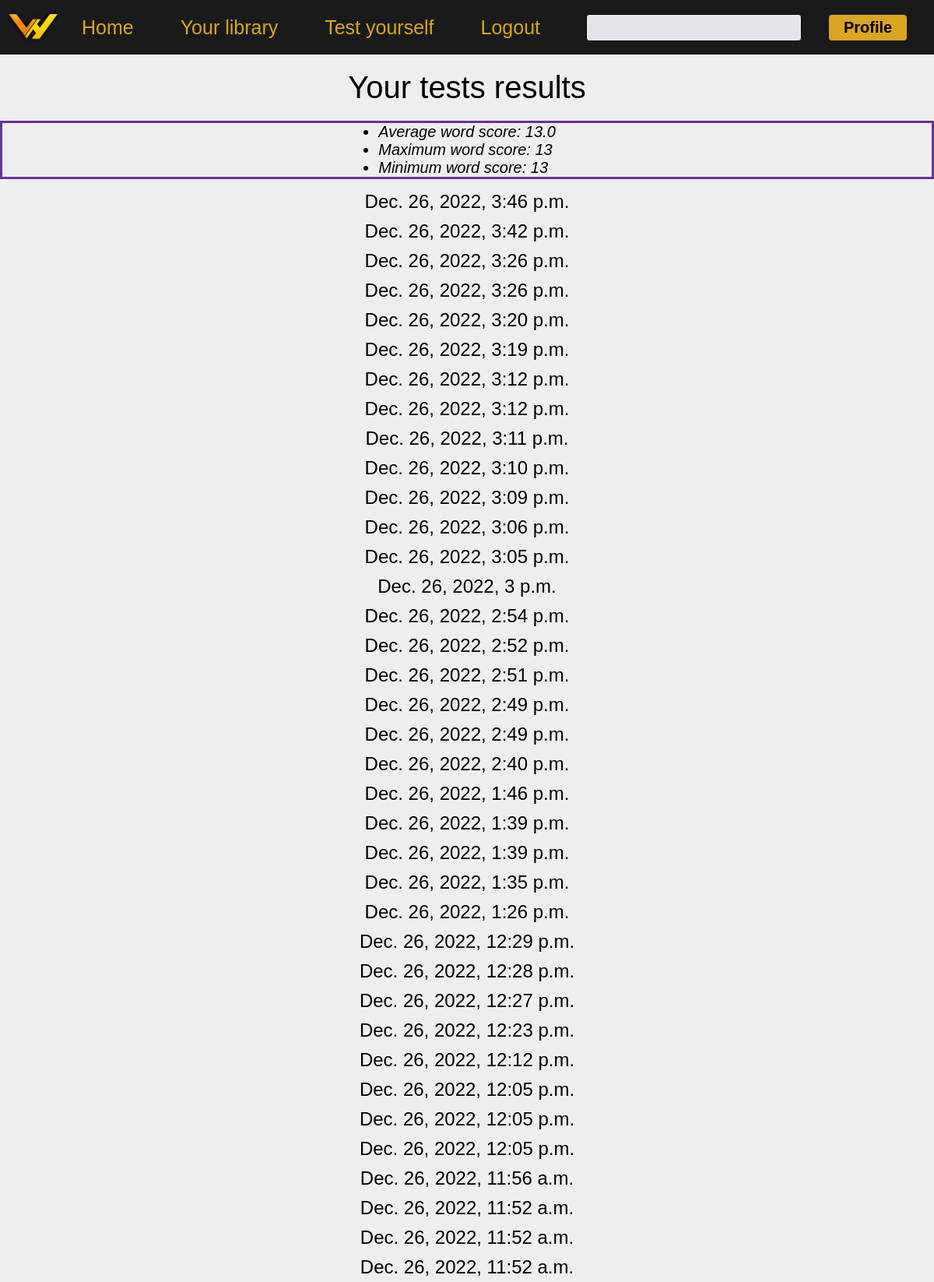
The app's page /words/tests/group_of_words_test/results (signed in, upper part) with its own data.
### words/models.py (models this page shows, shortened)
class Result(models.Model):
    DURATION = (('finite', 'Test will end after all words are examined'),
                ('infinite', 'Test will run looped until you decide to finish'))
    SCORING_TYPE = (('ranked', 'Every mistake or success is counted'),
                    ('unranked', 'Results do not affect words\' scores'))
    EXAMINE_WORD_NUMBER = (('1', 'Word to translation'),
                           ('2', 'Translation to word'),
                           )
    DO_WITH_INCORRECT = (('skip', 'Go next if a mistake is made'),
                         ('repeat', 'Reask until answer is correct'))
    WHICH_GOES_FIRSTLY = (('random', 'Random words are asked'),
                          ('lower_score', 'Words with lower score asked firstly'))
    user = models.ForeignKey(to=CustomUser, on_delete=models.CASCADE, related_name="results")
    groups = models.ManyToManyField(to=GroupOfWords, related_name='results',
                                    related_query_name='results')
    duration = models.CharField(choices=DURATION, max_length=50)
    scoring_type = models.CharField(choices=SCORING_TYPE, max_length=50)
    word2examine_number = models.CharField(choices=EXAMINE_WORD_NUMBER, max_length=50, verbose_name="Testing type")
    do_with_incorrect = models.CharField(choices=DO_WITH_INCORRECT, max_length=50, verbose_name="Incorrect answer")
    which_goes_first = models.CharField(choices=WHICH_GOES_FIRSTLY, max_length=50, verbose_name="Word order")
    id = models.UUIDField(default=uuid.uuid4, db_index=True, unique=True, editable=False, primary_key=True)
    current_words = models.JSONField(default=dict)
    details = models.JSONField(default={'fnl_res_4test_words': []})
    ended = models.BooleanField(default=False)
    date = models.DateTimeField(auto_now_add=True)

### words/views/tests_views.py (the view)
# urls.py: path("tests/group_of_words_test/results", tests_views.ResultsListView.as_view(), name="test_results"),
class ResultsListView(LoginRequiredMixin, ListView):
    model = Result
    context_object_name = 'results'
    template_name = "tests/list.html"
    def get_queryset(self):
        super(ResultsListView, self).get_queryset()
        return self.request.user.results.all().order_by('-date')
    def get_template_names(self):
        super().get_template_names()
        if not self.request.user.results.all():
            return ["tests/no_results.html"]
        else:
            return ["tests/list.html"]
    def get_context_data(self, **kwargs):
        context = super().get_context_data(**kwargs)
        user_words_qs = self.request.user.words.all()
        context["min"] = user_words_qs.order_by("score").first().score
        context["max"] = user_words_qs.order_by("score").last().score
        context["avg"] = round(Word.average_score(self.request.user, qs=user_words_qs), 2)
        return context

### words/models.py (called while the page is built)
    @classmethod
    def average_score(cls, user, qs=None):
        score_counter = 0
        if qs:
            total_words = qs.all().count()
            for word in qs:
                score_counter += word.score
        else:
            total_words = user.words.all().count()
            for word in user.words.all():
                score_counter += word.score
        return score_counter / total_words

### words/templates/tests/list.html
{% extends 'base.html' %}
{% load static %}
{% block head %}
    <link rel="stylesheet" type="text/css" href="{% static 'tests/tests.css' %}">
{% endblock head %}
{% block content %}
    <div class="base-title">Your tests results</div>
    <div class="th-stats-container">
        <ul class="wl-stats" style="font-style: italic">
            <li>Average word score: {{ avg }}</li>
            <li>Maximum word score: {{ max }}</li>
            <li>Minimum word score: {{ min }}</li>
        </ul>
    </div>
    <ul style="list-style:none; display:flex; flex-direction: column; align-items: center;">
        {% for result in results %}
            <li style="padding: 5px 0">
                <a class="base-obj-list" href="{% url 'words:single_result' uuid=result.id %}">{{ result.date }}</a>
            </li>
        {% endfor %}
    </ul>
{% endblock content %}

### templates/base.html (shortened to what this page needs)
<!DOCTYPE html>
<html lang="en">
<head>
    {% load static %}
    <link rel="stylesheet" type="text/css" href="{% static 'css/base.css' %}">
    <link rel="stylesheet" type="text/css" href="{% static 'css/navbar.css' %}">
    <link rel="stylesheet" type="text/css" href="{% static 'css/alerts.css' %}">
    <link rel="stylesheet" type="text/css" href="{% static 'css/bases.css' %}">
    {% block head %}
    {% endblock head %}
</head>
<body>
{% include "navbar.html" %}
{% block content %}
{% endblock content %}
</body>
</html>

### templates/navbar.html (shortened to what this page needs)
{% load static %}
<nav class="nav">
    <div class="nav-ul">
        <a href="{% url 'index' %}">
            <img class='logo' src="{% static 'favicon.ico' %}" alt="WLH" width="65" height="65"></a>
        {% if user.is_authenticated %}
            <div class="div-a-block"><a class="nav-a" href="{% url 'index' %}">Home</a></div>
            <div style="position: relative; display: block;" id="dropdown-full">
                <a class="nav-a" style="" href="" id="btn-library">Your library</a>
            </div>
            <div><a class="nav-a" href="{% url 'words:tests_home' %}">Test yourself</a></div>
            <div><a class="nav-a" href="{% url 'accounts:logout' %}">Logout</a></div>
        {% endif %}
    </div>
    <div style="position: relative; border: red;" id="id22" class="nol">
        <div class="base-text-input nol" id="search_links" style="width: 100%"><input class="nol" type="search"
                                                                                      id="s_f"></div>
    </div>
    <div style="position: relative; display: block;" id="dropdown-full-pr">
        <a class="nav-button" style="" href="" id="btn-profile">Profile</a>
    </div>
</nav>

### static/css/navbar.css (style rules this page uses)
.nav-button { color: black; background-color: goldenrod; border: none; cursor: pointer; padding: 5px; font-weight: bold; border-radius: 4px; text-decoration: none; width: 100px; text-align: center; display: block; margin-right: 25px; }
.nav-a { font-size: 25px; color: goldenrod; text-decoration: none; cursor: pointer; padding: 0 10px; }
.nav { padding: 0 10px; display: flex; justify-content: space-between; align-items: center; background-color: #1A1A1AFF; top: 0; }
.nav-ul div { margin: 0 20px; white-space: nowrap; }
.nav-ul { display: flex; justify-content: space-evenly; align-items: center; text-align: center; width: 60%; }
.logo { display: inline-block; }
.div-a-block { display: flex; text-align: center; justify-content: center; }

### static/css/bases.css (style rules this page uses)
* { font-family: Arial, Helvetica, sans-serif; box-sizing: border-box; margin: 0; padding: 0; font-size: 20px; transition: color 0.7s, background-color 0.7s; }
body { background-color: #EEEEEE; }
.base-title { font-size: 40px; font-weight: normal; margin-top: 20px; margin-bottom: 20px; width: 100%; text-align: center; }
.base-text-input input { background-color: #e2e6ea; color: black; padding: 5px; cursor: text; border-width: thin; border-color: black; border-style: solid; font-size: 20px; width: 100%; border-radius: 4px; }
a { color: cornflowerblue; }
.base-obj-list { font-size: 24px; color: black; text-decoration: none; width: 100%; transition: background-color 0.05s ease-in-out; padding: 10px 10px; }

### words/static/tests/tests.css (style rules this page uses)
.th-stats-container { display: flex; justify-content: center; align-items: center; margin-bottom: 10px; flex-wrap: wrap; width: 100%; border: rebeccapurple solid; }

### records on screen
Result: date "Dec. 26, 2022, 3:46 p.m."
Result: date "Dec. 26, 2022, 3:42 p.m."
Result: date "Dec. 26, 2022, 3:26 p.m."
Result: date "Dec. 26, 2022, 3:26 p.m."
Result: date "Dec. 26, 2022, 3:20 p.m."
Result: date "Dec. 26, 2022, 3:19 p.m."
Result: date "Dec. 26, 2022, 3:12 p.m."
Result: date "Dec. 26, 2022, 3:12 p.m."
Result: date "Dec. 26, 2022, 3:11 p.m."
Result: date "Dec. 26, 2022, 3:10 p.m."
Result: date "Dec. 26, 2022, 3:09 p.m."
Result: date "Dec. 26, 2022, 3:06 p.m."
Result: date "Dec. 26, 2022, 3:05 p.m."
Result: date "Dec. 26, 2022, 3 p.m."
Result: date "Dec. 26, 2022, 2:54 p.m."
Result: date "Dec. 26, 2022, 2:52 p.m."
Result: date "Dec. 26, 2022, 2:51 p.m."
Result: date "Dec. 26, 2022, 2:49 p.m."
Result: date "Dec. 26, 2022, 2:49 p.m."
Result: date "Dec. 26, 2022, 2:40 p.m."
Result: date "Dec. 26, 2022, 1:46 p.m."
Result: date "Dec. 26, 2022, 1:39 p.m."
Result: date "Dec. 26, 2022, 1:39 p.m."
Result: date "Dec. 26, 2022, 1:35 p.m."
Result: date "Dec. 26, 2022, 1:26 p.m."
Result: date "Dec. 26, 2022, 12:29 p.m."
Result: date "Dec. 26, 2022, 12:28 p.m."
Result: date "Dec. 26, 2022, 12:27 p.m."
Result: date "Dec. 26, 2022, 12:23 p.m."
Result: date "Dec. 26, 2022, 12:12 p.m."
Result: date "Dec. 26, 2022, 12:05 p.m."
Result: date "Dec. 26, 2022, 12:05 p.m."
Result: date "Dec. 26, 2022, 12:05 p.m."
Result: date "Dec. 26, 2022, 11:56 a.m."
Result: date "Dec. 26, 2022, 11:52 a.m."
Result: date "Dec. 26, 2022, 11:52 a.m."
Result: date "Dec. 26, 2022, 11:52 a.m."

### other values on screen
{{ avg }} "13.0"
{{ max }} "13"
{{ min }} "13"
